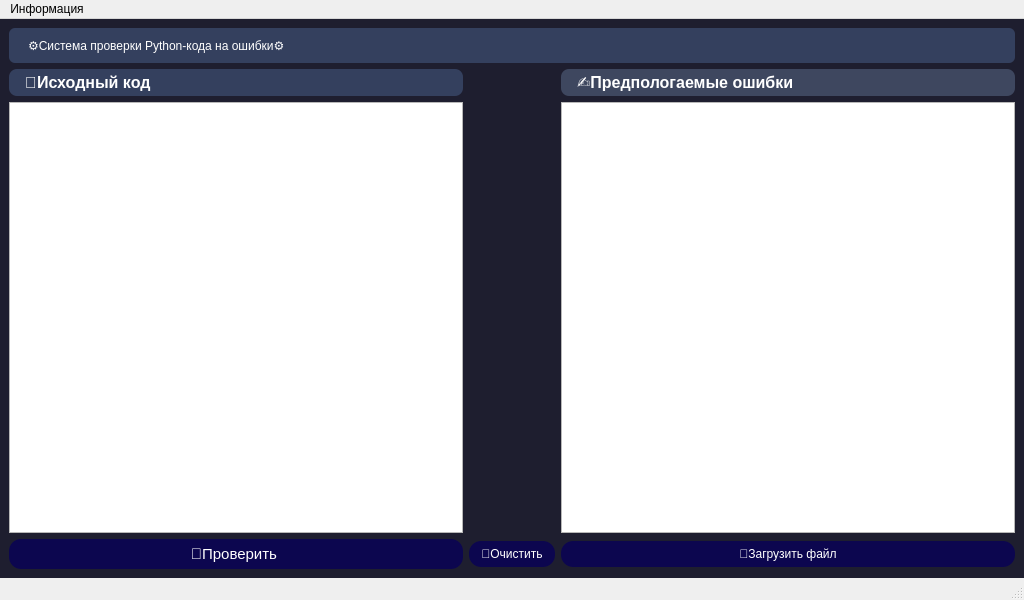
<?xml version="1.0" encoding="UTF-8"?>
<ui version="4.0">
 <class>MainWindow</class>
 <widget class="QMainWindow" name="MainWindow">
  <property name="geometry">
   <rect>
    <x>0</x>
    <y>0</y>
    <width>1024</width>
    <height>600</height>
   </rect>
  </property>
  <property name="minimumSize">
   <size>
    <width>800</width>
    <height>500</height>
   </size>
  </property>
  <property name="windowTitle">
   <string>MainWindow</string>
  </property>
  <property name="styleSheet">
   <string notr="true">/* Фон всего окна */
QMainWindow#MainWindow {
    background-color: #1e1e2f;
QLabel#labelCode,
QLabel#labelError {
    color: #ffffff;                  /* белый текст */
    background-color: #34405e;       /* чуть светлее тёмно-синего */
    border-radius: 8px;              /* скруглённые углы */
    padding: 4px 12px;               /* внутренние отступы */
    font: bold 12pt &quot;Segoe UI&quot;;      /* шрифт и жирность */
    qproperty-alignment: 'AlignCenter | AlignVCenter';
}

/* Можно задать разный фон руками, если хотите акцентировать */
QLabel#labelError {
    background-color: #3e475f;       /* чуть более «пурпурный» фон */
}

/* Hover-эффект, если лейблы интерактивные (по желанию) */
QLabel#labelCode:hover,
QLabel#labelError:hover {
    background-color: #41516f;
}ackground-color: #0d6efd;
}
/* Если хочется стилизовать центральный виджет отдельно, можно так */
QWidget#centralwidget {
    /* можно оставить пустым или override */
}

/* Стиль кнопок */
QPushButton {
    border: none;
    border-radius: 15px;
    padding: 8px 16px;
    font: 14px &quot;Segoe UI&quot;;
    color: #fff;
    background-color: #0d6efd;
}
QPushButton:hover {
    background-color: #0b5ed7;
}
QPushButton:checked {
    background-color: #fff;
    color: #0d6efd;
    border: 2px solid #0d6efd;
}

/* Пример: отдельный стиль для кнопки button1 */
QPushButton#button1 {
    /* тут ваши переопределения */
}

QPushButton {
    font: 12pt &quot;Segoe UI&quot;;
    padding: 10px 20px;
}
QTextEdit {
    font: 11pt &quot;Consolas&quot;;
    color: #e0e0e0;
}

/* ----------------------------------
   1. Глобальный фон
-----------------------------------*/
QWidget#centralwidget {
    background-color: #1e1e2f;
}

/* ----------------------------------
   2. Секция (GroupBox) с тенью
-----------------------------------*/
QGroupBox {
    background-color: #27293d;
    border: 1px solid #3a3c55;
    border-radius: 8px;
    margin-top: 16px;
    padding: 12px;
    /* внешняя тень */
    qproperty-flat: false;
    box-shadow: 0px 4px 12px rgba(0, 0, 0, 0.5);
}
QGroupBox::title {
    subcontrol-origin: margin;
    left: 12px;
    top: -10px;
    padding: 0 6px;
    color: #ffffff;
    font: bold 14pt &quot;Segoe UI&quot;;
}

/* ----------------------------------
   3. Верхний заголовок (labelHeader)
-----------------------------------*/
QLabel#headerLabel {
    background-color: #34405e;
    color: #ffffff;
    font: bold 18pt &quot;Segoe UI&quot;;
    padding: 12px 20px;
    border-radius: 6px;
    qproperty-alignment: 'AlignCenter';
    /* лёгкий внутренний градиент */
    background-image: qlineargradient(
        x1:0, y1:0, x2:0, y2:1,
        stop:0 #3b4d70, stop:1 #2a3652
    );
}

/* ----------------------------------
   4. Статус-бар
-----------------------------------*/
QStatusBar {
    background-color: #272a3a;
    color: #c0c0c0;
    font: 10pt &quot;Segoe UI&quot;;
    border-top: 1px solid #3a3c55;
}
QStatusBar::item {
    border: none;
}

/* ----------------------------------
   5. Метки «Исходный код» и «Предп. ошибки»
-----------------------------------*/
QLabel#labelCode,
QLabel#labelError {
    background-color: #41516f;
    color: #ffffff;
    font: bold 12pt &quot;Segoe UI&quot;;
    padding: 4px 12px;
    border-radius: 6px;
    qproperty-alignment: 'AlignCenter';
}
QLabel#labelError {
    background-color: #503c4a;
}
QLabel#labelCode:hover,
QLabel#labelError:hover {
    background-color: #4c5c8a;
}


QTextEdit:focus {
  border: 1px solid #0d6efd;
}

/* шапка */
QLabel#headerLabel {
  font: bold 18pt &quot;Segoe UI&quot;;
  color: #ffffff;
}

/* подписи блоков */
QLabel#labelCode,
QLabel#labelError {
  font: bold 12pt &quot;Segoe UI&quot;;
  color: #ffffff;
  background-color: #41516f;
  padding: 4px 8px;
  border-radius: 6px;
}

/* кнопки */
QPushButton {
  font: 11pt &quot;Segoe UI&quot;;
  padding: 6px 12px;
  color: #fff;
  background-color: #0d6efd;
  border-radius: 8px;
}
QPushButton:hover {
  background-color: #0b5ed7;
}
QPushButton:pressed {
  background-color: #0a58ca;
}
</string>
  </property>
  <property name="statusbar" stdset="0">
   <string/>
  </property>
  <widget class="QWidget" name="centralwidget">
   <property name="autoFillBackground">
    <bool>false</bool>
   </property>
   <property name="styleSheet">
    <string notr="true">/* == Фон всей рабочей области == */
QWidget#centralwidget {
    background-color: #022f59;
}
/* фон всего приложения */
QWidget#centralwidget {
    background-color: #1e1e2f;  /* тёмно-синий/фиолетовый */
}

/* стилизуем «шильдики» над текстовыми полями */
QLabel#labelCode,
QLabel#labelError {
    color: #ffffff;                  /* белый текст */
    background-color: #34405e;       /* чуть светлее фон */
    border-radius: 8px;              /* скруглённые углы */
    padding: 4px 12px;               /* внутренние отступы */
    font: bold 12pt &quot;Segoe UI&quot;;      /* жирный Segoe UI */
    qproperty-alignment: 'AlignCenter|AlignVCenter';
}

/* чуть другой фон для «ошибок» */
QLabel#labelError {
    background-color: #3e475f;
}

/* hover-эффект (опционально) */
QLabel#labelCode:hover,
QLabel#labelError:hover {
    background-color: #41516f;
}

/* == Редактор кода == */
QFrame#frameEditor {
    background-color: #27293d;
    border-radius: 8px;
    padding: 5px;
}

/* == Область результатов == */
QFrame#frameResult {
    background-color: #2e2f42;
    border: 1px solid #3a3c55;
    border-radius: 8px;
    padding: 5px;
}

/* == Кнопки == */
QPushButton {
    border: none;
    border-radius: 12px;
    padding: 6px 12px;
    color: #fff;
    background-color: #0c064f;
}
QPushButton:hover {
    background-color: #0c064f;
}
QPushButton:pressed {
    background-color: #0a58ca;
}

QGroupBox {
    border: 1px solid #3a3c55;
    border-radius: 8px;
    margin-top: 10px;
    padding: 12px;
    background-color: #27293d;
}
QGroupBox::title {
    subcontrol-origin: margin;
    left: 10px;
    top: -7px;
    padding: 0 3px;
    color: #ffffff;
}

QLabel#headerLabel {
    background-color: #34405e;            /* тёмный градиентный фон */
    color: #ffffff;                       /* белый текст */
    font: bold 18pt &quot;Segoe UI&quot;;           /* шрифт и размер */
    padding: 10px 16px;                   /* внутренние отступы */
    border-radius: 6px;                   /* закруглённые углы */
    qproperty-alignment: 'AlignCenter';   /* выравнивание текста по центру */
    /* Дополнительно: вертикальный градиент */
    background-image: qlineargradient(
        x1:0, y1:0, x2:0, y2:1,
        stop:0 #3b4d70, stop:1 #2a3652
    );
}</string>
   </property>
   <layout class="QHBoxLayout" name="horizontalLayout">
    <item>
     <layout class="QGridLayout" name="gridLayout_3">
      <item row="3" column="0">
       <layout class="QHBoxLayout" name="horizontalLayout_6">
        <item>
         <widget class="QTextEdit" name="textEdit_2">
          <property name="html">
           <string>&lt;!DOCTYPE HTML PUBLIC &quot;-//W3C//DTD HTML 4.0//EN&quot; &quot;http://www.w3.org/TR/REC-html40/strict.dtd&quot;&gt;
&lt;html&gt;&lt;head&gt;&lt;meta name=&quot;qrichtext&quot; content=&quot;1&quot; /&gt;&lt;style type=&quot;text/css&quot;&gt;
p, li { white-space: pre-wrap; }
&lt;/style&gt;&lt;/head&gt;&lt;body style=&quot; font-family:'Consolas'; font-size:11pt; font-weight:400; font-style:normal;&quot;&gt;
&lt;p style=&quot;-qt-paragraph-type:empty; margin-top:0px; margin-bottom:0px; margin-left:0px; margin-right:0px; -qt-block-indent:0; text-indent:0px; font-family:'MS Shell Dlg 2'; font-size:7.8pt;&quot;&gt;&lt;br /&gt;&lt;/p&gt;
&lt;p style=&quot;-qt-paragraph-type:empty; margin-top:0px; margin-bottom:0px; margin-left:0px; margin-right:0px; -qt-block-indent:0; text-indent:0px; font-family:'MS Shell Dlg 2'; font-size:7.8pt;&quot;&gt;&lt;br /&gt;&lt;/p&gt;&lt;/body&gt;&lt;/html&gt;</string>
          </property>
         </widget>
        </item>
       </layout>
      </item>
      <item row="5" column="0">
       <layout class="QHBoxLayout" name="horizontalLayout_7"/>
      </item>
      <item row="4" column="0">
       <layout class="QHBoxLayout" name="horizontalLayout_9">
        <item>
         <widget class="QPushButton" name="button1">
          <property name="font">
           <font>
            <family>Segoe UI</family>
            <pointsize>11</pointsize>
            <weight>50</weight>
            <italic>false</italic>
            <bold>false</bold>
           </font>
          </property>
          <property name="cursor">
           <cursorShape>PointingHandCursor</cursorShape>
          </property>
          <property name="styleSheet">
           <string notr="true">&lt;ul class=&quot;nav nav-pills nav-fill gap-2 p-1 small bg-primary rounded-5 shadow-sm&quot; id=&quot;pillNav2&quot; role=&quot;tablist&quot; style=&quot;--bs-nav-link-color: var(--bs-white); --bs-nav-pills-link-active-color: var(--bs-primary); --bs-nav-pills-link-active-bg: var(--bs-white);&quot;&gt;
  &lt;li class=&quot;nav-item&quot; role=&quot;presentation&quot;&gt;
    &lt;button1 class=&quot;nav-link active rounded-5&quot; id=&quot;home-tab2&quot; data-bs-toggle=&quot;tab&quot; type=&quot;button&quot; role=&quot;tab&quot; aria-selected=&quot;true&quot;&gt;Home&lt;/button&gt;
  &lt;/li&gt;
  &lt;li class=&quot;nav-item&quot; role=&quot;presentation&quot;&gt;
    &lt;butto2n class=&quot;nav-link rounded-5&quot; id=&quot;profile-tab2&quot; data-bs-toggle=&quot;tab&quot; type=&quot;button&quot; role=&quot;tab&quot; aria-selected=&quot;false&quot;&gt;Profile&lt;/button&gt;
  &lt;/li&gt;
  &lt;li class=&quot;nav-item&quot; role=&quot;presentation&quot;&gt;
    &lt;button3 class=&quot;nav-link rounded-5&quot; id=&quot;contact-tab2&quot; data-bs-toggle=&quot;tab&quot; type=&quot;button&quot; role=&quot;tab&quot; aria-selected=&quot;false&quot;&gt;Contact&lt;/button&gt;
  &lt;/li&gt;
&lt;/ul&gt;</string>
          </property>
          <property name="text">
           <string>📝Проверить </string>
          </property>
          <property name="checkable">
           <bool>true</bool>
          </property>
          <property name="checked">
           <bool>false</bool>
          </property>
         </widget>
        </item>
       </layout>
      </item>
      <item row="2" column="0">
       <layout class="QHBoxLayout" name="horizontalLayout_8">
        <item>
         <widget class="QLabel" name="labelCode">
          <property name="font">
           <font>
            <family>Segoe UI</family>
            <pointsize>12</pointsize>
            <weight>75</weight>
            <italic>false</italic>
            <bold>true</bold>
           </font>
          </property>
          <property name="cursor">
           <cursorShape>PointingHandCursor</cursorShape>
          </property>
          <property name="text">
           <string>💬Исходный код </string>
          </property>
         </widget>
        </item>
       </layout>
      </item>
      <item row="2" column="2">
       <widget class="QLabel" name="labelError">
        <property name="font">
         <font>
          <family>Segoe UI</family>
          <pointsize>12</pointsize>
          <weight>75</weight>
          <italic>false</italic>
          <bold>true</bold>
         </font>
        </property>
        <property name="cursor">
         <cursorShape>PointingHandCursor</cursorShape>
        </property>
        <property name="text">
         <string>✍Предпологаемые ошибки</string>
        </property>
       </widget>
      </item>
      <item row="4" column="1">
       <widget class="QPushButton" name="button3">
        <property name="cursor">
         <cursorShape>PointingHandCursor</cursorShape>
        </property>
        <property name="text">
         <string>🧹Очистить</string>
        </property>
        <property name="checkable">
         <bool>true</bool>
        </property>
       </widget>
      </item>
      <item row="4" column="2">
       <widget class="QPushButton" name="button2">
        <property name="cursor">
         <cursorShape>PointingHandCursor</cursorShape>
        </property>
        <property name="text">
         <string>📂Загрузить файл</string>
        </property>
        <property name="checkable">
         <bool>true</bool>
        </property>
       </widget>
      </item>
      <item row="1" column="0" colspan="3">
       <widget class="QLabel" name="headerLabel">
        <property name="text">
         <string>⚙️Система проверки Python-кода на ошибки⚙️</string>
        </property>
       </widget>
      </item>
      <item row="3" column="2">
       <widget class="QTextEdit" name="textEdit_3">
        <property name="html">
         <string>&lt;!DOCTYPE HTML PUBLIC &quot;-//W3C//DTD HTML 4.0//EN&quot; &quot;http://www.w3.org/TR/REC-html40/strict.dtd&quot;&gt;
&lt;html&gt;&lt;head&gt;&lt;meta name=&quot;qrichtext&quot; content=&quot;1&quot; /&gt;&lt;style type=&quot;text/css&quot;&gt;
p, li { white-space: pre-wrap; }
&lt;/style&gt;&lt;/head&gt;&lt;body style=&quot; font-family:'Consolas'; font-size:11pt; font-weight:400; font-style:normal;&quot;&gt;
&lt;p style=&quot;-qt-paragraph-type:empty; margin-top:0px; margin-bottom:0px; margin-left:0px; margin-right:0px; -qt-block-indent:0; text-indent:0px; font-family:'MS Shell Dlg 2'; font-size:7.8pt;&quot;&gt;&lt;br /&gt;&lt;/p&gt;
&lt;p style=&quot;-qt-paragraph-type:empty; margin-top:0px; margin-bottom:0px; margin-left:0px; margin-right:0px; -qt-block-indent:0; text-indent:0px; font-family:'MS Shell Dlg 2'; font-size:7.8pt;&quot;&gt;&lt;br /&gt;&lt;/p&gt;&lt;/body&gt;&lt;/html&gt;</string>
        </property>
       </widget>
      </item>
     </layout>
    </item>
   </layout>
  </widget>
  <widget class="QMenuBar" name="menubar">
   <property name="geometry">
    <rect>
     <x>0</x>
     <y>0</y>
     <width>1024</width>
     <height>26</height>
    </rect>
   </property>
   <widget class="QMenu" name="menu">
    <property name="title">
     <string>Информация</string>
    </property>
    <addaction name="action"/>
    <addaction name="action_2"/>
    <addaction name="action_3"/>
   </widget>
   <addaction name="menu"/>
  </widget>
  <widget class="QStatusBar" name="statusBar"/>
  <action name="action_5">
   <property name="text">
    <string>Возможности ПО</string>
   </property>
  </action>
  <action name="action_9">
   <property name="text">
    <string>О программе</string>
   </property>
  </action>
  <action name="action">
   <property name="text">
    <string>Возможности ПО</string>
   </property>
  </action>
  <action name="action_2">
   <property name="text">
    <string>О программе</string>
   </property>
  </action>
  <action name="action_3">
   <property name="text">
    <string>Настройки</string>
   </property>
  </action>
 </widget>
 <resources/>
 <connections/>
</ui>
